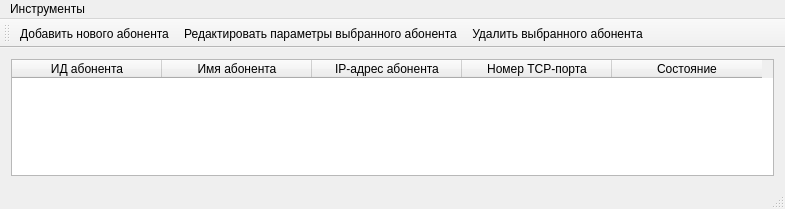
<?xml version="1.0" encoding="UTF-8"?>
<ui version="4.0">
 <class>TWinListAbonent</class>
 <widget class="QMainWindow" name="TWinListAbonent">
  <property name="geometry">
   <rect>
    <x>0</x>
    <y>0</y>
    <width>785</width>
    <height>209</height>
   </rect>
  </property>
  <property name="sizePolicy">
   <sizepolicy hsizetype="Preferred" vsizetype="Preferred">
    <horstretch>0</horstretch>
    <verstretch>0</verstretch>
   </sizepolicy>
  </property>
  <property name="focusPolicy">
   <enum>Qt::NoFocus</enum>
  </property>
  <property name="windowTitle">
   <string>Управление списком абонентов МКСОД</string>
  </property>
  <property name="windowIcon">
   <iconset resource="IconsForMenu.qrc">
    <normaloff>:/1/Picture/Pic1.ico</normaloff>:/1/Picture/Pic1.ico</iconset>
  </property>
  <widget class="QWidget" name="centralWidget">
   <layout class="QGridLayout" name="gridLayout">
    <item row="0" column="0">
     <widget class="QTableWidget" name="Grid">
      <property name="sizePolicy">
       <sizepolicy hsizetype="Expanding" vsizetype="Expanding">
        <horstretch>0</horstretch>
        <verstretch>0</verstretch>
       </sizepolicy>
      </property>
      <property name="minimumSize">
       <size>
        <width>230</width>
        <height>100</height>
       </size>
      </property>
      <property name="selectionMode">
       <enum>QAbstractItemView::SingleSelection</enum>
      </property>
      <property name="selectionBehavior">
       <enum>QAbstractItemView::SelectRows</enum>
      </property>
      <property name="rowCount">
       <number>0</number>
      </property>
      <property name="columnCount">
       <number>5</number>
      </property>
      <attribute name="horizontalHeaderDefaultSectionSize">
       <number>150</number>
      </attribute>
      <attribute name="verticalHeaderDefaultSectionSize">
       <number>25</number>
      </attribute>
      <attribute name="verticalHeaderMinimumSectionSize">
       <number>15</number>
      </attribute>
      <column>
       <property name="text">
        <string>ИД абонента</string>
       </property>
      </column>
      <column>
       <property name="text">
        <string>Имя абонента</string>
       </property>
      </column>
      <column>
       <property name="text">
        <string>IP-адрес абонента</string>
       </property>
      </column>
      <column>
       <property name="text">
        <string>Номер TCP-порта</string>
       </property>
      </column>
      <column>
       <property name="text">
        <string>Состояние</string>
       </property>
      </column>
     </widget>
    </item>
   </layout>
  </widget>
  <widget class="QMenuBar" name="menuBar">
   <property name="geometry">
    <rect>
     <x>0</x>
     <y>0</y>
     <width>785</width>
     <height>26</height>
    </rect>
   </property>
   <widget class="QMenu" name="menu_2">
    <property name="title">
     <string>Инструменты</string>
    </property>
    <addaction name="action"/>
    <addaction name="action_2"/>
    <addaction name="action_3"/>
   </widget>
   <addaction name="menu_2"/>
  </widget>
  <widget class="QToolBar" name="mainToolBar">
   <property name="enabled">
    <bool>true</bool>
   </property>
   <property name="iconSize">
    <size>
     <width>30</width>
     <height>30</height>
    </size>
   </property>
   <attribute name="toolBarArea">
    <enum>TopToolBarArea</enum>
   </attribute>
   <attribute name="toolBarBreak">
    <bool>false</bool>
   </attribute>
   <addaction name="action"/>
   <addaction name="action_2"/>
   <addaction name="action_3"/>
  </widget>
  <widget class="QStatusBar" name="statusBarMain"/>
  <action name="action">
   <property name="icon">
    <iconset resource="IconsForMenu.qrc">
     <normaloff>:/1/Picture/AbonAdd.png</normaloff>:/1/Picture/AbonAdd.png</iconset>
   </property>
   <property name="text">
    <string>Добавить нового абонента</string>
   </property>
  </action>
  <action name="action_2">
   <property name="icon">
    <iconset resource="IconsForMenu.qrc">
     <normaloff>:/1/Picture/AbonEdit.png</normaloff>:/1/Picture/AbonEdit.png</iconset>
   </property>
   <property name="text">
    <string>Редактировать параметры выбранного абонента</string>
   </property>
  </action>
  <action name="action_3">
   <property name="icon">
    <iconset resource="IconsForMenu.qrc">
     <normaloff>:/1/Picture/AbonDel.png</normaloff>:/1/Picture/AbonDel.png</iconset>
   </property>
   <property name="text">
    <string>Удалить выбранного абонента</string>
   </property>
  </action>
 </widget>
 <layoutdefault spacing="6" margin="11"/>
 <resources>
  <include location="IconsForMenu.qrc"/>
 </resources>
 <connections/>
</ui>
